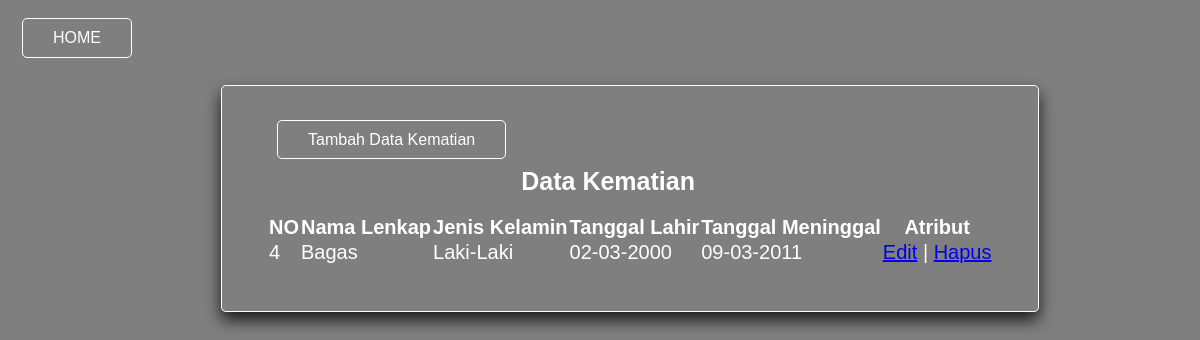
The app's page /data-kematian.php with its own data.
### tables this page shows
CREATE TABLE `tb_kematian` (
  `id` int(11) NOT NULL,
  `nama` varchar(30) NOT NULL,
  `jenis_kelamin` varchar(10) NOT NULL,
  `tanggal_lahir` date NOT NULL,
  `tanggal_meninggal` date NOT NULL
);

### data-kematian.php (the view, shortened to what this page needs)
<?php
	include "koneksi.php";
?>
<!DOCTYPE html>
<html>
<head>
	<link rel="stylesheet" type="text/css" href="dk.css">
</head>
<body>
	<nav>
		<a href="utama.php" class="btn1">HOME</a>
	</nav>
	<header>
		<div>
			<a href="Kematian.php" class="btn2">Tambah Data Kematian</a>
		</div>
		<br>
		<h3>Data Kematian</h3>
	<br>
	<table border="0.5">
		<thead>
			<tr>
				<th>NO</th>
				<th>Nama Lenkap</th>
				<th>Jenis Kelamin</th>
				<th>Tanggal Lahir</th>
				<th>Tanggal Meninggal</th>
				<th>Atribut</th>
			</tr>
		</thead>
		<tbody>
			<?php
			$sql = "SELECT * FROM tb_kematian";
			$query = mysqli_query($conn, $sql);
			while ($mts = mysqli_fetch_array($query)) {
				echo "<tr>";
				echo "<td>".$mts['id']."</td>";
				echo "<td>".$mts['nama']."</td>";
				echo "<td>".$mts['jenis_kelamin']."</td>";
				echo "<td>".date('d-m-Y', strtotime($mts["tanggal_lahir"]))."</td>";
				echo "<td>".date('d-m-Y', strtotime($mts["tanggal_meninggal"]))."</td>";
				echo "<td>";
				echo "<a href = 'edit-kematian.php?id=".$mts['id']."'>Edit</a> | ";
				echo "<a href = 'hapus-kematian.php?id=".$mts['id']."'>Hapus</a> ";
				echo "</td>";
				echo "</tr>";
			}
			?>
		</tbody>
	</table>
	</header>
</body>
</html>

### dk.css (style rules this page uses)
* { margin: 0px; padding: 0px; font-family: sans-serif; }
body { background-image: linear-gradient(rgba(0,0,0,0.5),rgba(0,0,0,0.5)),url(wpp.jpg); height: 100vh; background-size: cover; background-position: center; }
h3 { font-size:25px; color:white; position: relative; left: 35%; }
header { position: absolute; left:18%; top: 10%; border: 1px solid; padding-left: 45px; padding-top: 45px; padding-right: 45px; padding-bottom: 45px; color: #fff; text-decoration: none; transition: 0.6s ease; border-radius: 5px; margin: 5px; display: block; overflow: auto; box-shadow: 0px 8px 16px 0px rgba(0,0,0,0.8); }
.btn2 { background-image: none; border: 1px solid; padding: 10px 30px; position: relative; top: 20%; color: #fff; text-decoration: none; border-radius: 5px; margin: 10px; cursor: pointer; }
.btn1 { position: absolute; top: 1%; background-image: none; border: 1px solid; padding: 10px 30px; left: 1%; color: #fff; text-decoration: none; border-radius: 5px; margin: 10px; cursor: pointer; }
tr, td { position: relative; font-family: sans-serif; font-size: 20px; }

### records on screen
tb_kematian: id "4", nama "Bagas", jenis_kelamin "Laki-Laki", tanggal_lahir "02-03-2000", tanggal_meninggal "09-03-2011"
